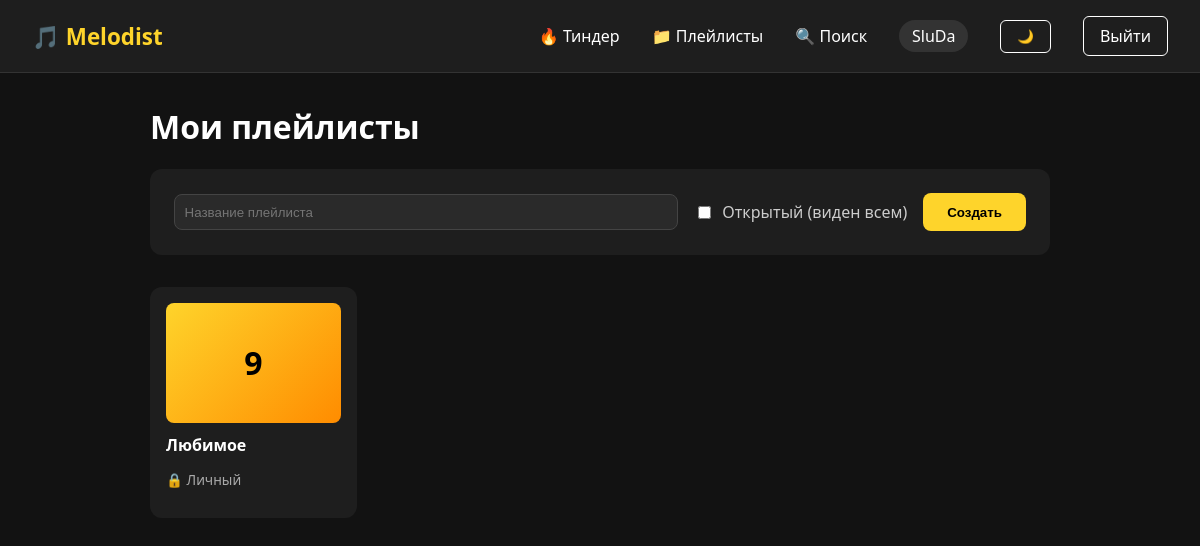
The app's page /playlists (signed in), older data.
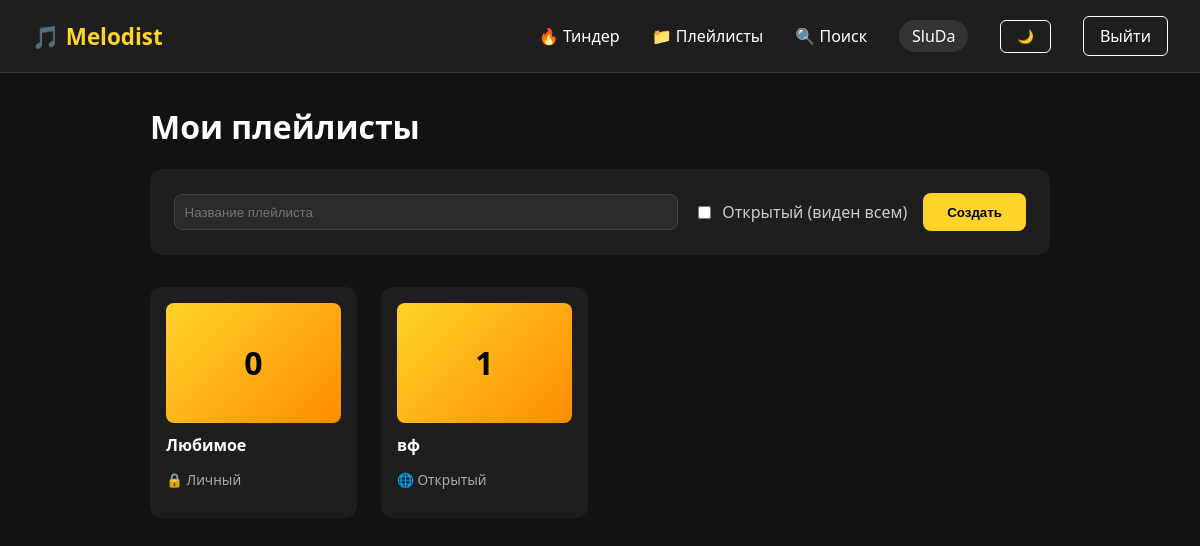
The same page, newer data.
### app.py (models this page shows)
class User(db.Model, UserMixin):
    id = db.Column(db.Integer, primary_key=True)  # первичный ключ
    username = db.Column(db.String(50), unique=True, nullable=False)  # уникальный логин
    password = db.Column(db.String(255), nullable=False)  # хэш пароля
    genres = db.Column(db.String(200))  # музыкальные вкусы, заполняются после регистрации на странице
    artists = db.Column(db.String(200))
    playlists = db.relationship('Playlist', backref='owner', lazy=True)
    dislikes = db.relationship('Track', secondary=disliked_tracks, backref='disliked_by')

class Playlist(db.Model):
    id = db.Column(db.Integer, primary_key=True)
    name = db.Column(db.String(200), nullable=False)
    is_public = db.Column(db.Boolean, default=False)
    user_id = db.Column(db.Integer, db.ForeignKey('user.id'), nullable=False)
    tracks = db.relationship('Track', secondary='playlist_track', lazy='subquery',
                             backref=db.backref('playlists', lazy=True))

### app.py (the view)
@app.route('/playlists')
@login_required
def playlists():
    my_playlists = Playlist.query.filter_by(user_id=current_user.id).all()
    return render_template('playlists.html', playlists=my_playlists)

### app.py (called while the page is built)
@login_manager.user_loader
def load_user(user_id):
    return db.session.get(User, int(user_id))

### templates/playlists.html
{% extends "base.html" %}
{% block content %}
<h1 class="section-title">Мои плейлисты</h1>
<div class="create-playlist">
    <form method="POST" action="{{ url_for('create_playlist') }}">
        <input type="text" name="name" placeholder="Название плейлиста" required>
        <label class="checkbox-label">
            <input type="checkbox" name="is_public"> Открытый (виден всем)
        </label>
        <button type="submit" class="btn-accent">Создать</button>
    </form>
</div>
<div class="playlist-grid">
    {% for playlist in playlists %}
    <a href="{{ url_for('playlist_detail', playlist_id=playlist.id) }}" class="playlist-card">
        <div class="playlist-cover">
            <span>{{ playlist.tracks|length }}</span>
        </div>
        <h3>{{ playlist.name }}</h3>
        <p>{% if playlist.is_public %} 🌐 Открытый {% else %} 🔒 Личный {% endif %}</p>
    </a>
    {% endfor %}
</div>
{% endblock %}

### templates/base.html (shortened to what this page needs)
<!DOCTYPE html>
<html lang="ru">
<head>
    <link rel="stylesheet" href="{{ url_for('static', filename='style.css') }}">
</head>
<body class="dark">
    <nav class="navbar">
        <a href="{{ url_for('index') }}" class="logo">🎵 Melodist</a>
        {% if current_user.is_authenticated %}
            <div class="nav-links">
                <a href="{{ url_for('tinder') }}">🔥 Тиндер</a>
                <a href="{{ url_for('playlists') }}">📁 Плейлисты</a>
                <a href="{{ url_for('search') }}">🔍 Поиск</a>
                <a href="{{ url_for('profile') }}" class="user-badge" title="Мой профиль">{{ current_user.username }}</a>
                <button id="theme-toggle" class="btn-outline" title="Переключить тему">🌙</button>
                <a href="{{ url_for('logout') }}" class="btn-outline">Выйти</a>
            </div>
        {% endif %}
    </nav>
    <main class="content">
        {% block content %}{% endblock %}
    </main>
</body>
</html>

### static/style.css (style rules this page uses)
:root { --bg: #121212; --surface: #1e1e1e; --text: #fff; --accent: #FED42B; }
body { background: var(--bg); color: var(--text); font-family: 'Segoe UI', sans-serif; margin: 0; transition: background 0.3s ease, color 0.3s ease; }
.navbar { display: flex; justify-content: space-between; align-items: center; padding: 1rem 2rem; background: var(--surface); border-bottom: 1px solid #333; }
.logo { font-size: 1.4rem; font-weight: bold; color: var(--accent); text-decoration: none; }
.nav-links { display: flex; gap: 2rem; align-items: center; }
.nav-links a { color: var(--text); text-decoration: none; font-weight: 500; }
.user-badge { background: #333; padding: 0.3rem 0.8rem; border-radius: 20px; }
.content { max-width: 900px; margin: 2rem auto; padding: 0 1rem; }
.btn-accent { background: var(--accent); color: #000; border: none; padding: 0.7rem 1.5rem; border-radius: 8px; font-weight: bold; cursor: pointer; transition: 0.2s; }
.btn-outline { border: 1px solid var(--text); color: var(--text); background: transparent; padding: 0.5rem 1rem; border-radius: 6px; text-decoration: none; }
.create-playlist { background: var(--surface); padding: 1.5rem; border-radius: 12px; margin-bottom: 2rem; }
.create-playlist form { display: flex; gap: 1rem; align-items: center; flex-wrap: wrap; }
.create-playlist input[type="text"] { padding: 0.6rem; background: #2a2a2a; border: 1px solid #444; border-radius: 8px; color: white; flex: 1; }
.checkbox-label { display: flex; align-items: center; gap: 0.5rem; color: #ccc; }
.playlist-grid { display: grid; grid-template-columns: repeat(auto-fill, minmax(180px, 1fr)); gap: 1.5rem; }
.playlist-card { background: var(--surface); border-radius: 12px; padding: 1rem; text-decoration: none; color: inherit; transition: transform 0.2s; }
.playlist-cover { width: 100%; height: 120px; background: linear-gradient(135deg, #FED42B, #ff8c00); border-radius: 8px; display: flex; align-items: center; justify-content: center; font-size: 2rem; font-weight: bold; color: #000; }
.playlist-card h3 { margin: 0.7rem 0 0.2rem; font-size: 1rem; }
.playlist-card p { color: #aaa; font-size: 0.85rem; }

Row changes from the older to the newer data that the page shows:
computed for Playlist "Любимое": tracks|length "9" → "0"
added Playlist: tracks|length "1", name "вф", is_public "🌐 Открытый"
